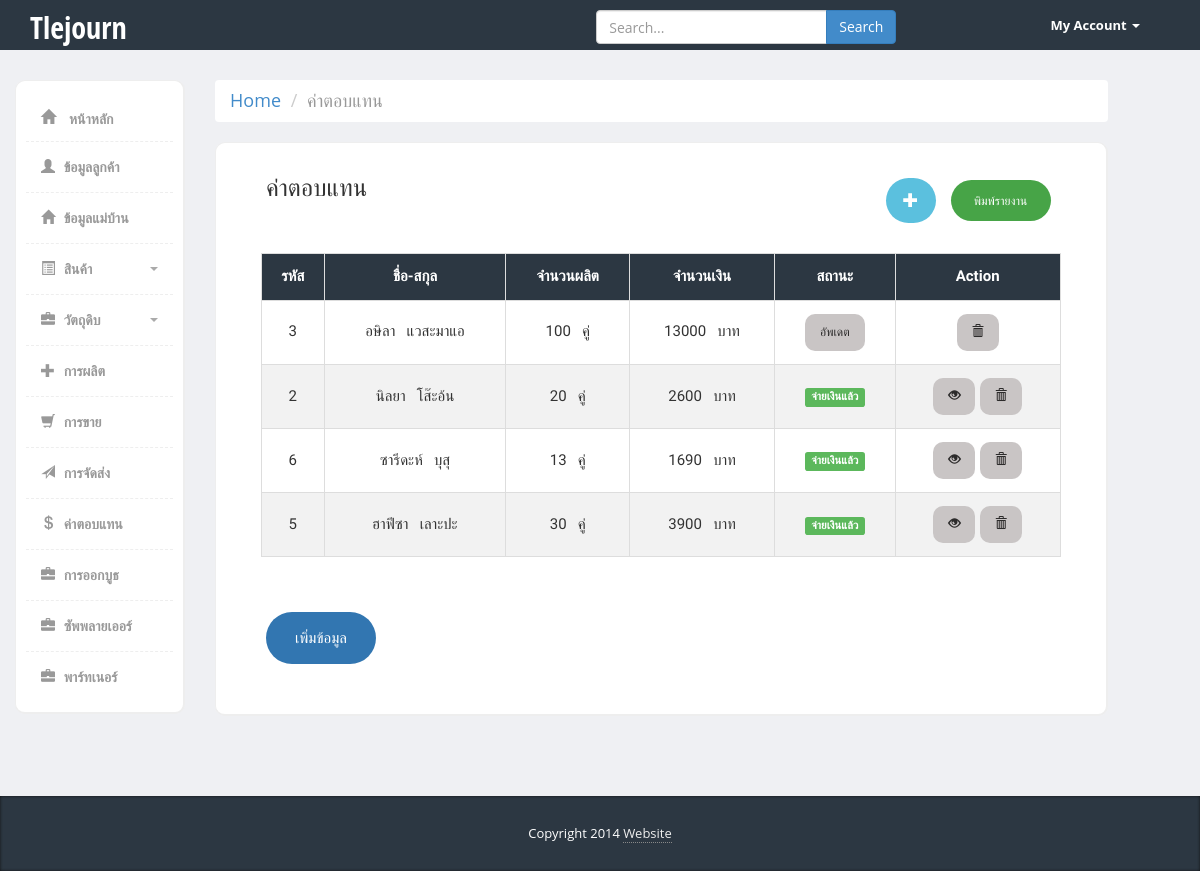
The page /src/pages/admin/salary/salary.php on the database its author committed.
### tables this page shows
CREATE TABLE `generate` (
  `generate_id` int(10) NOT NULL,
  `p_id` int(10) NOT NULL,
  `mem_id` int(10) NOT NULL,
  `generate_date` date NOT NULL,
  `generate_qty` int(10) NOT NULL,
  `status` varchar(50) NOT NULL DEFAULT 'กำลังผลิต',
  `sta` int(10) NOT NULL DEFAULT 1
);

CREATE TABLE `member` (
  `mem_id` int(10) NOT NULL,
  `mem_name` varchar(50) NOT NULL,
  `mem_lastname` varchar(50) NOT NULL,
  `mem_tel` varchar(20) NOT NULL,
  `mem_address` varchar(255) NOT NULL
);

### src/pages/admin/salary/salary.php (the view, shortened to what this page needs)
<?php
include('../../../libs/db.php');
?>
<!DOCTYPE html>
<html>
<head>
    <link href="../../../../bootstrap/css/bootstrap.min.css" rel="stylesheet">
    <link href="../../../../css/styles.css" rel="stylesheet">
</head>
<body>
    <?php  include('../../../../bar/head.php');?>
    <?php  include('../../../../bar/side.php');  ?>
    <div class="row">
        <div class="col-md-9">
        <nav aria-label="breadcrumb">
                <ol class="breadcrumb">
                    <li class="breadcrumb-item"><a href="../main">Home</a></li>
                    <li class="breadcrumb-item active" aria-current="page">ค่าตอบแทน</li>
                </ol>
            </nav>
            <div class="content-box-large">
                <div class="panel-heading">
                    <div class="panel-title">
                        <h3>ค่าตอบแทน </h3>
                    </div>
                    <div class="panel-options">
                        <a href="form_mem.php"><button class="button button-n3" style="vertical-align:middle"><span><i
                                        class="glyphicon glyphicon-plus"></i></span> </button></a>
                        <a href="../pdf/member_print.php"><button class="button button-n2"
                                style="vertical-align:middle"><span>พิมพ์รายงาน</span> </button></a>
                    </div>
                </div>
                <div class="panel-body">
                      <table id="customers">
                      <thead>
                              <tr>
                                <th>รหัส</th>
                                <th>ชื่อ-สกุล</th>
                                <th>จำนวนผลิต</th>
                                <th>จำนวนเงิน</th>
                                <th>สถานะ</th>
                                <th>Action</th>
                              </tr>
                     </thead>
                        <tbody>
                            <?php
                        $sql = "SELECT * FROM generate INNER JOIN member on  generate.mem_id = member.mem_id ORDER BY generate.generate_id DESC  ";
                        $result = $conn->query($sql);
                        if ($result->num_rows > 0) {
                            while($row = $result->fetch_assoc()) {
                               echo "<tr>";
                                    echo "<td>" . $row["mem_id"]. "</td>";
                                    echo "<td>" . $row["mem_name"] . "&nbsp;&nbsp;   "  . $row["mem_lastname"]. "</td>";
                                    echo "<td>" . $row["generate_qty"]. "&nbsp;&nbsp;  คู่</td>";
                                     $total=($row["generate_qty"]*130);
                                     echo "<td>" . $total. "&nbsp;&nbsp; บาท</td>";
                                    if($row['sta'] == '2' ){
                                        echo "<td><span class='label label-success'>จ่ายเงินแล้ว</span></td>";
                                        echo "<td> <a href='view.php?ID=$row[generate_id]'><button class='buttons buttons2'><i class='glyphicon glyphicon-eye-open'></i> </button><a/>
                                              <a href='delete.php?txtID=" . $row['generate_id']. "' onclick=\"return confirm('ต้องการจะลบข้อมูลนี้ใช่หรือไม่?')\"><button class='buttons buttons3'><i class='glyphicon glyphicon-trash'></i> </button></td>";
                                    }else{
                                    echo "<td><a href='update_salary.php?ID=$row[generate_id]'><button class='buttons buttons2'>อัพเดต</button></a></td>";
                                    echo "<td>
                                    <a href='delete.php?txtID=" . $row['generate_id']. "' onclick=\"return confirm('ต้องการจะลบข้อมูลนี้ใช่หรือไม่?')\"><button class='buttons buttons3'><i class='glyphicon glyphicon-trash'></i> </button></td>";}
                                    echo "</tr>";
                            }
                        }
                        ?>
                        </tbody>
                    </table>
                </div>
                <div class="panel-body">
                <a href="form_mem.php"><button class="button button-n1"
                        style="vertical-align:middle"><span>เพิ่มข้อมูล</span> </button></a>
                    </div>
            </div>
        </div>
        <div class="panel-body">
        </div>
    </div>
    </div>
    <div class="col-md-6">
    </div>
    </div>
    <footer>
        <div class="container">
            <div class="copy text-center">
                Copyright 2014 <a href='#'>Website</a>
            </div>
        </div>
    </footer>
</body>
</html>

### css/styles.css (style rules this page uses)
body { font-family: 'Open Sans', sans-serif; background-color: #f7f7f7; position: relative; margin: 0px; font-size: 18px; padding: 0px; }
footer { background-color:#2c3742; box-shadow:inset 0px 0px 3px #111; color:#fff; font-size:14px; line-height:25px; padding:10px 0px 10px 0px; bottom: 0px; }
footer a { color:#eee; text-decoration:none; border-bottom:1px dotted #888; }
footer .copy { font-size:13px; margin:15px 0px; }
.content-box, .content-box-large { margin-bottom:30px; background: #fff; border-radius:10px; padding:10px; border-left:1px solid #eee; border-top:1px solid #eee; border-right:2px solid #eee; border-bottom:2px solid #eee; }
.content-box-large { padding: 20px; }
body { background-color: #eff0f3; }
.panel-heading>.panel-title, .content-box-header .panel-title { float: left; padding: 10px 15px; padding-top: 0px; }
.panel-heading>.panel-title>*, .content-box-header .panel-title>* { margin: 0; }
.panel-heading>.panel-options, .content-box-header .panel-options { float: right; padding-right: 15px; }
.panel-heading>.panel-options>a, .content-box-header .panel-options>a { margin-top: 10px; }
.panel-body { clear:both; }
#customers { font-family: 'Prompt', sans-serif; border-collapse: collapse; width: 100%; }
#customers td, #customers th { border: 1px solid #ddd; padding: 8px; text-align: center; font-size: 15px; }
#customers tr:nth-child(even) { background-color: #f2f2f2; }
#customers th { padding-top: 12px; padding-bottom: 12px; text-align: center; background-color: #2c3742; color: white; }
.button { display: inline-block; border-radius: 50px; border: none; color: #FFFFFF; text-align: center; font-size: 12px; padding: 12px; width: 100px; transition: all 0.5s; cursor: pointer; margin: 5px; }
.button-n1 { background-color: #3276b1; font-size: 15px; padding: 15px; width: 110px; }
.button-n2 { background-color: #47a447; }
.button-n3 { background-color: #5bc0de; font-size: 15px; padding: 12px; width: 50px; }
.button span { cursor: pointer; display: inline-block; position: relative; transition: 0.5s; }
.button span:after { content: '\00bb'; position: absolute; opacity: 0; top: 0; right: -20px; transition: 0.5s; }
.buttons { background-color: #c9c5c5; border: none; color: rgb(44, 43, 43); padding: 10px 15px; text-align: center; text-decoration: none; display: inline-block; font-size: 12px; margin: 5px 0.25px; -webkit-transition-duration: 0.4s; transition-duration: 0.4s; cursor: pointer; border-radius: 10px; }

### rows shown on the page
generate: mem.mem_id "3", mem.mem_name "อษิลา", mem.mem_lastname "แวสะมาแอ", generate_qty "100", generate_qty "13000"
generate: mem.mem_id "2", mem.mem_name "นิลยา", mem.mem_lastname "โส๊ะอ้น", generate_qty "20", generate_qty "2600"
generate: mem.mem_id "6", mem.mem_name "ซารีดะห์", mem.mem_lastname "บุสุ", generate_qty "13", generate_qty "1690"
generate: mem.mem_id "5", mem.mem_name "ฮาฟีซา", mem.mem_lastname "เลาะปะ", generate_qty "30", generate_qty "3900"
